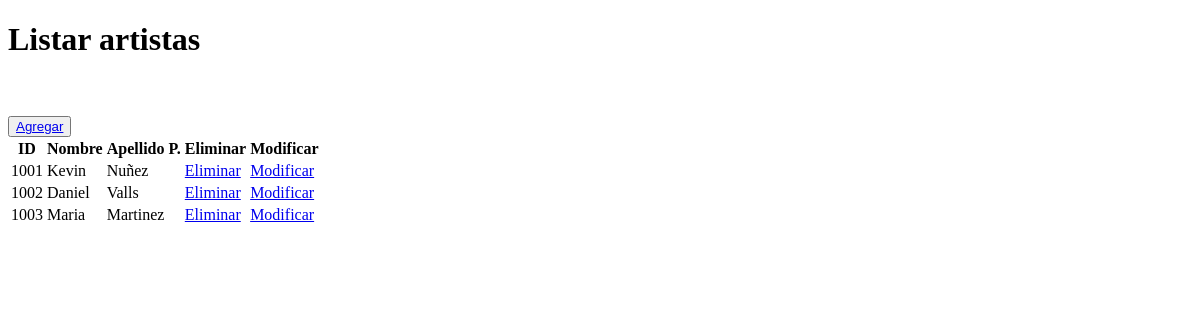
The page /groundzero/crud on the database as committed earlier.
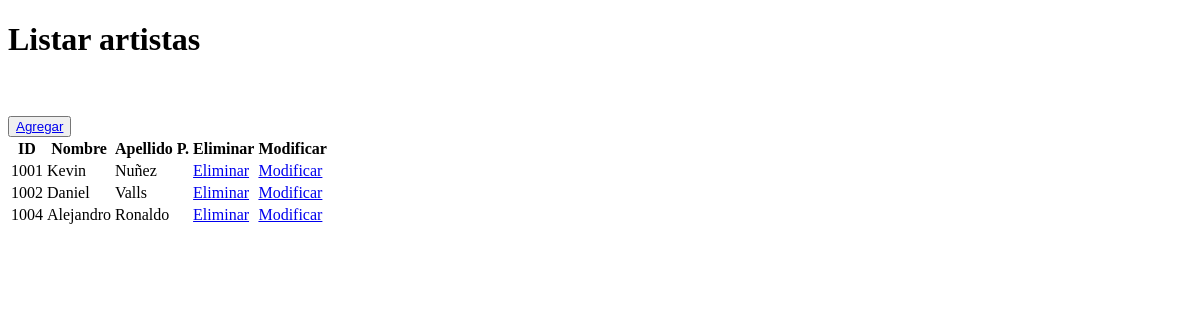
The same page on the database as committed later.
### groundzero/models.py (models this page shows, shortened)
class Artista(models.Model):
    id = models.CharField(primary_key=True, max_length=10)
    nombre = models.CharField(max_length=20)
    apellido_paterno = models.CharField(max_length=20)
    apellido_materno = models.CharField(max_length=20)
    fecha_nacimiento = models.DateField(blank=False, null=False)
    id_genero = models.ForeignKey('Genero',on_delete=models.CASCADE, db_column='idGenero')
    email = models.EmailField(unique=True, max_length=100, blank=True, null=True)
    activo = models.IntegerField()

### groundzero/views.py (the view)
# urls.py: path('crud', views.crud, name='crud'),
def crud(request):
    artistas = Artista.objects.all()
    context = {'artistas':artistas}
    return render(request, 'groundzero/artistas_list.html',context)

### groundzero/templates/groundzero/artistas_list.html (shortened to what this page needs)
<!DOCTYPE html>
<html lang="en">
<head>
</head>
<body>
    <h1>Listar artistas</h1>
    <br><br>
    <button type="button">
        <a href="{% url 'artistasAdd' %}">Agregar</a>
    </button>
    <table>
        {% if artistas %}
               <th>ID</th>
               <th>Nombre</th>
               <th>Apellido P.</th>
               <th>Eliminar</th>
               <th>Modificar</th>
               {% for x in artistas %}
               <tr>
                   <td>{{ x.id }}
                   <td>{{ x.nombre }}
                   <td>{{ x.apellido_paterno }}
                   <td> <a href="{% url 'artistas_del' pk=x.id %}">Eliminar</a>
                   <td> <a href="{% url 'artistas_findEdit' pk=x.id %}">Modificar</a>
               </tr>
               {% endfor %}
        {% endif %}
    </table>
</body>
</html>

Rows that differ between the two databases and show on the page:
removed Artista: id "1003", nombre "Maria", apellido_paterno "Martinez"
added Artista: id "1004", nombre "Alejandro", apellido_paterno "Ronaldo"
